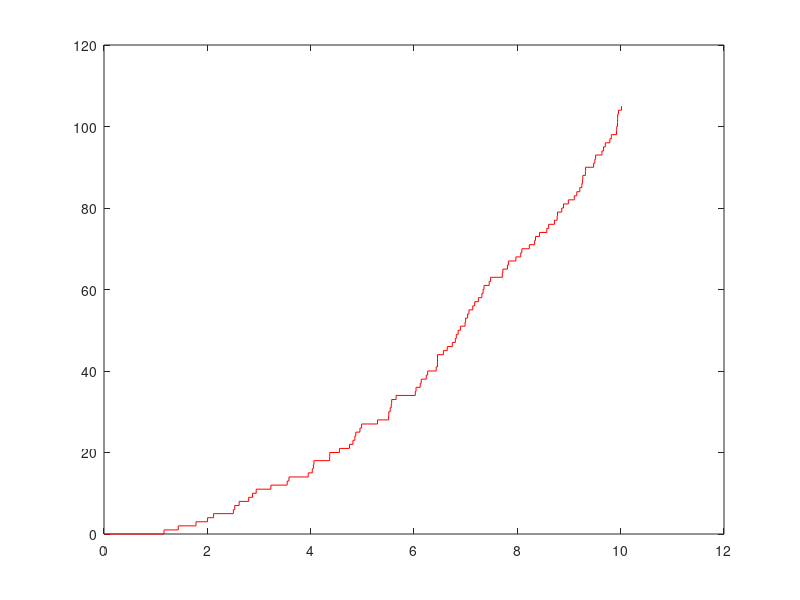

This figure's MATLAB source: (Note: this script raises an error after producing the figure.)
%proces poissona metoda 2
clear all;
I = 0;
t = 0;
T = 10;
n = 10;
lambda = 1/(t^2);

for i=1:100
I = 0;
t = 0;
T = 10;
n = 10;
while t<=T
      U1 = rand();
      (-t + sqrt(t^2 - log(1-U1)))
        t = t + (-t + sqrt(t^2 - log(1-U1)));
        I = I+1;
        S(I) = t;
    end
stairs([ 0 S],0:I, 'r');
hold on
end
t = linspace(0,T,1000)
plot(t, t.^2, 'b--')
hold on
plot(t, 2*t, 'g--')



